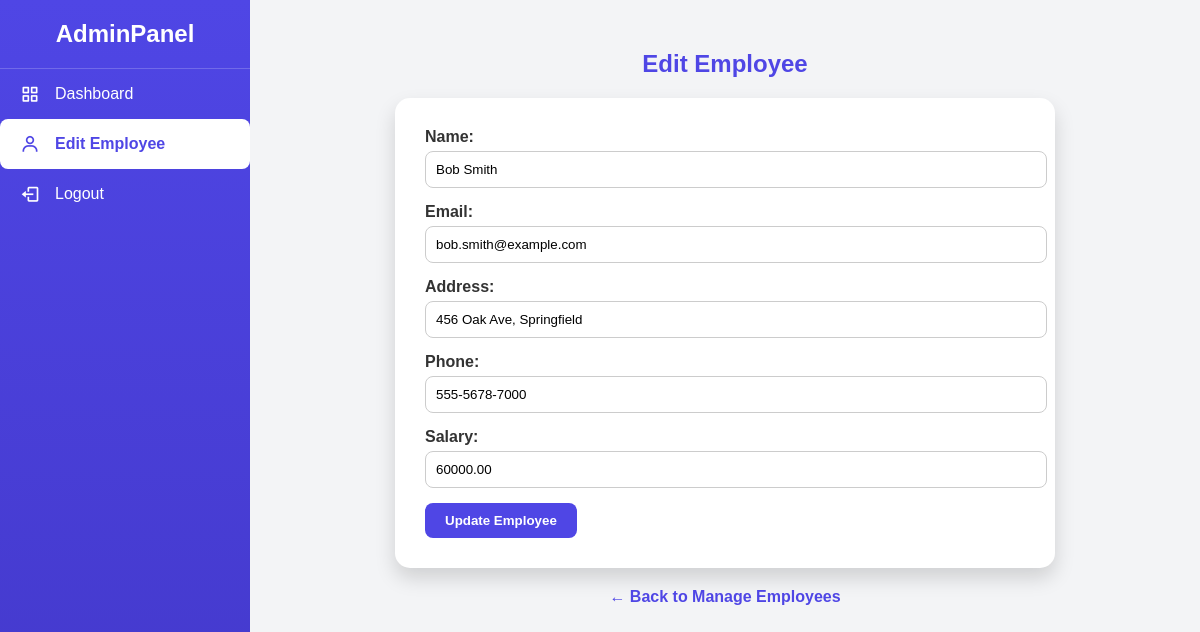
/edit_employee.php?edit=2 (signed in), run on the app's committed database.
### tables this page shows
CREATE TABLE `employees` (
  `id` int(11) NOT NULL,
  `name` varchar(100) DEFAULT NULL,
  `email` varchar(100) DEFAULT NULL,
  `address` text DEFAULT NULL,
  `phone` varchar(20) DEFAULT NULL,
  `salary` decimal(10,2) DEFAULT NULL,
  `performance` int(11) DEFAULT 0,
  `status` enum('active','inactive') DEFAULT 'active',
  `role` enum('employee','admin') DEFAULT 'employee'
);

### edit_employee.php (the view, shortened to what this page needs)
<?php
$conn = new mysqli("localhost", "root", "", "company_portal");
if (isset($_GET['edit'])) {
  $id = intval($_GET['edit']);
  $result = $conn->query("SELECT * FROM employees WHERE id=$id");
  $employee = $result->fetch_assoc();
}
?>
<!DOCTYPE html>
<html lang="en">
<head>
<link href="https://cdn.jsdelivr.net/npm/boxicons@2.1.4/css/boxicons.min.css" rel="stylesheet">
</head>
<body>
<div class="sidebar">
  <div class="logo">AdminPanel</div>
  <ul>
    <li><i class='bx bx-grid-alt'></i> <a href="admin_dashboard.php" style="color:inherit;">Dashboard</a></li>
    <li class="active"><i class='bx bx-user'></i> Edit Employee</li>
    <li><i class='bx bx-log-out'></i> <a href="logout.php" style="color:inherit;">Logout</a></li>
  </ul>
</div>
<div class="main-content">
  <h2>Edit Employee</h2>
  <?php if (isset($employee)): ?>
  <form method="POST" action="">
    <label>Name:</label>
    <input type="text" name="name" value="<?= htmlspecialchars($employee['name']); ?>" required>
    <label>Email:</label>
    <input type="email" name="email" value="<?= htmlspecialchars($employee['email']); ?>" required>
    <label>Address:</label>
    <input type="text" name="address" value="<?= htmlspecialchars($employee['address']); ?>" required>
    <label>Phone:</label>
    <input type="text" name="phone" value="<?= htmlspecialchars($employee['phone']); ?>" required>
    <label>Salary:</label>
    <input type="number" step="0.01" name="salary" value="<?= htmlspecialchars($employee['salary']); ?>" required>
    <button type="submit" name="update">Update Employee</button>
  </form>
  <a href="manage_employee.php" class="back-link">← Back to Manage Employees</a>
  <?php else: ?>
    <p style="text-align:center;color:red;">Employee not found.</p>
  <?php endif; ?>
</div>
</body>
</html>

### edit_employee.php (style rules this page uses)
body { font-family:'Poppins',sans-serif;background:#f3f4f6;margin:0;display:flex; }
a { text-decoration:none;color:inherit; }
.sidebar { width:250px;background:linear-gradient(180deg,#4f46e5,#4338ca);min-height:100vh;display:flex;flex-direction:column;position:fixed; }
.sidebar .logo { color:white;font-size:24px;font-weight:700;text-align:center;padding:20px 0;border-bottom:1px solid rgba(255,255,255,0.2); }
.sidebar ul { list-style:none;padding:0;margin:0; }
.sidebar ul li { padding:15px 20px;display:flex;align-items:center;transition:0.3s;cursor:pointer;color:white; }
.sidebar ul li i { font-size:20px;margin-right:15px; }
.sidebar ul li.active { background:white;color:#4f46e5;border-radius:8px;font-weight:600; }
.sidebar ul li.active i { color:#4f46e5; }
.main-content { margin-left:250px;flex:1;padding:30px; }
h2 { text-align:center;margin-bottom:20px;color:#4f46e5; }
form { background:white;padding:30px;border-radius:15px;box-shadow:0 10px 20px rgba(0,0,0,0.15);max-width:600px;margin:auto; }
form label { display:block;margin-bottom:5px;font-weight:600;color:#333; }
form input { width:100%;padding:10px;margin-bottom:15px;border-radius:8px;border:1px solid #ccc;transition:0.3s; }
form button { padding:10px 20px;border-radius:8px;background:#4f46e5;color:white;border:none;font-weight:600;cursor:pointer;transition:0.3s; }
.back-link { text-align:center;display:block;margin-top:20px;color:#4f46e5;font-weight:600; }

### data on the page
employees: name "Bob Smith", email "bob.smith@example.com", address "456 Oak Ave, Springfield", phone "555-5678-7000", salary "60000.00"
